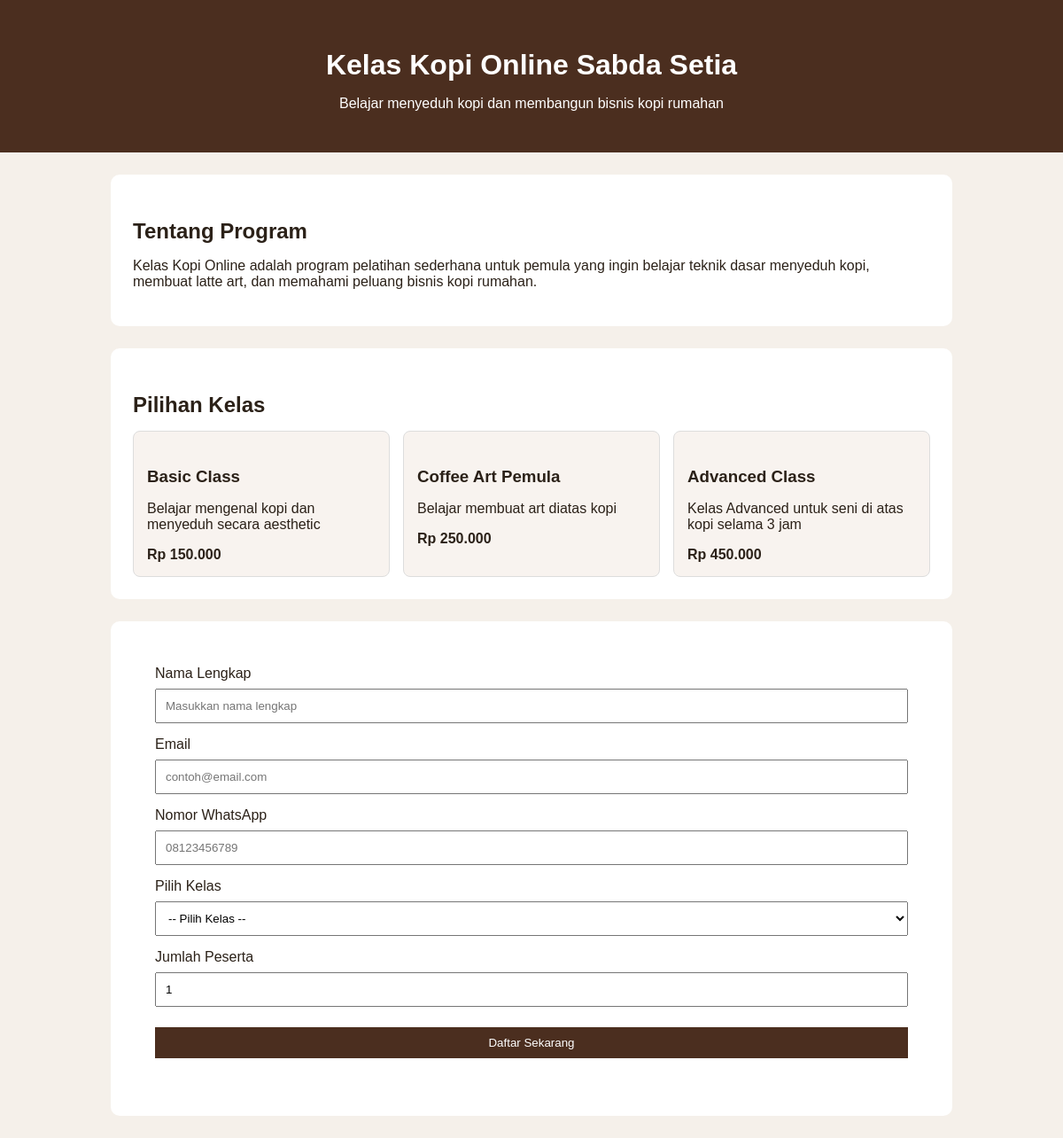
The page / on the database its author committed.
### tables this page shows
CREATE TABLE `courses` (
  `id` int(11) NOT NULL,
  `name` varchar(50) DEFAULT NULL,
  `description` varchar(255) DEFAULT NULL,
  `price` int(11) DEFAULT NULL
);

### index.php (the view)
<?php
include "header.php";
?>
<section>
    <h2>Tentang Program</h2>
    <p>
        Kelas Kopi Online adalah program pelatihan sederhana untuk pemula yang ingin
        belajar teknik dasar menyeduh kopi, membuat latte art, dan memahami peluang
        bisnis kopi rumahan.
    </p>
</section>
<section>
    <h2>Pilihan Kelas</h2>
    <div class="cards">
        <?php
        $sql = "select * from courses";
        $query = mysqli_query($conn, $sql);
        while($result = mysqli_fetch_array($query)){
        ?>
        <div class="card">
            <h3><?= $result['name'] ?></h3>
            <p>
                <?= $result['description'] ?>
            </p>
            <strong>Rp <?= number_format($result['price'],0,',','.') ?> </strong>
        </div>
        <?php
        }
        ?>
    </div>
</section>
<?php include "frm_pendaftaran.php"; ?>
</body>
</html>

### header.php (shortened to what this page needs)
<!DOCTYPE html>
<html lang="id">
<head>
    <link rel="stylesheet" href="css/style.css">
</head>
<body>
<header>
    <h1>Kelas Kopi Online Sabda Setia</h1>
    <p>Belajar menyeduh kopi dan membangun bisnis kopi rumahan</p>
</header>

### frm_pendaftaran.php (shortened to what this page needs)
<section>
    <form method="POST" action="sv_pendaftaran.php">
        <label>Nama Lengkap</label>
        <input type="text" name="full_name" placeholder="Masukkan nama lengkap">
        <label>Email</label>
        <input type="email" name="email" placeholder="contoh@email.com">
        <label>Nomor WhatsApp</label>
        <input type="text" name="phone_number" placeholder="08123456789">
        <label>Pilih Kelas</label>
        <select name="course_id">
            <option value="">-- Pilih Kelas --</option>
        </select>
        <label>Jumlah Peserta</label>
        <input type="number" name="participant_count" min="1" value="1">
        <button type="submit" name="daftar">Daftar Sekarang</button>
    </form>
</section>

### css/style.css (style rules this page uses)
body { font-family: Arial, sans-serif; background: #f5f0ea; margin: 0; color: #2b2118; }
header { background: #4b2e1f; color: white; padding: 30px; text-align: center; }
section { max-width: 900px; margin: 25px auto; background: white; padding: 25px; border-radius: 10px; }
.cards { display: flex; gap: 15px; flex-wrap: wrap; }
.card { flex: 1; min-width: 220px; background: #f8f3ef; border: 1px solid #ddd; padding: 15px; border-radius: 8px; }
input, select, textarea, button { width: 100%; padding: 10px; margin-top: 8px; margin-bottom: 15px; box-sizing: border-box; }
button { background: #4b2e1f; color: white; border: none; cursor: pointer; }
h1, h2, h3 { max-width: 1000px; margin: 25px auto 15px; }
form { max-width: 1000px; margin: 0 auto 25px; background: white; padding: 25px 25px 0 25px; border-radius: 10px; }

### rows shown on the page
courses: name "Basic Class", description "Belajar mengenal kopi dan menyeduh secara aesthetic", price "150.000"
courses: name "Coffee Art Pemula", description "Belajar membuat art diatas kopi", price "250.000"
courses: name "Advanced Class", description "Kelas Advanced untuk seni di atas kopi selama 3 jam", price "450.000"
